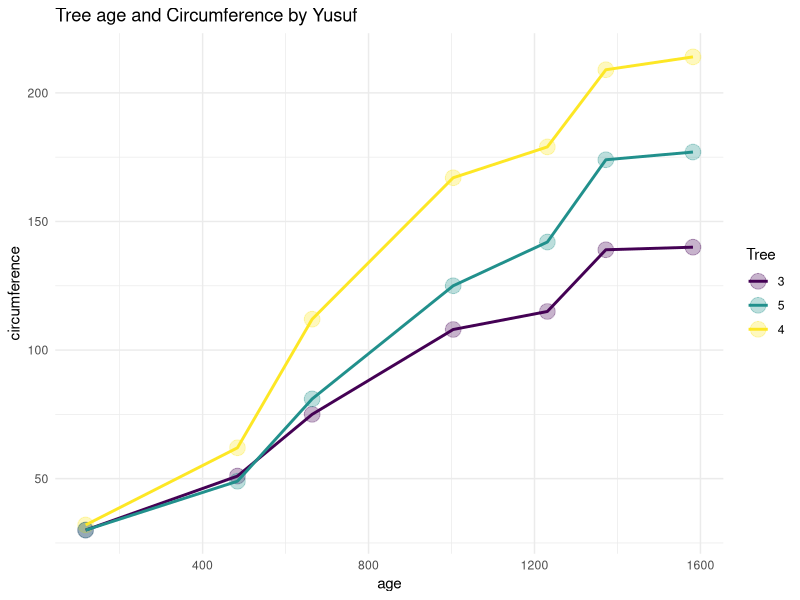

Write the R code that produced this figure.
library(tidyverse)

#to call the inbuilt data use "data()
data() 

# we are using Orange data for this (capital o)
view(Orange)

#to have an overview of the orange data
glimpse(Orange)


Orange %>%
  filter(Tree !="1" &
           Tree !="2") %>%
  ggplot(aes(x = age, y = circumference, colour = Tree)) +
  geom_point(size = 5, alpha = 0.3) +
  geom_line(size = 1)+
  theme_minimal() +
  labs(title = "Tree age and Circumference by Yusuf")


